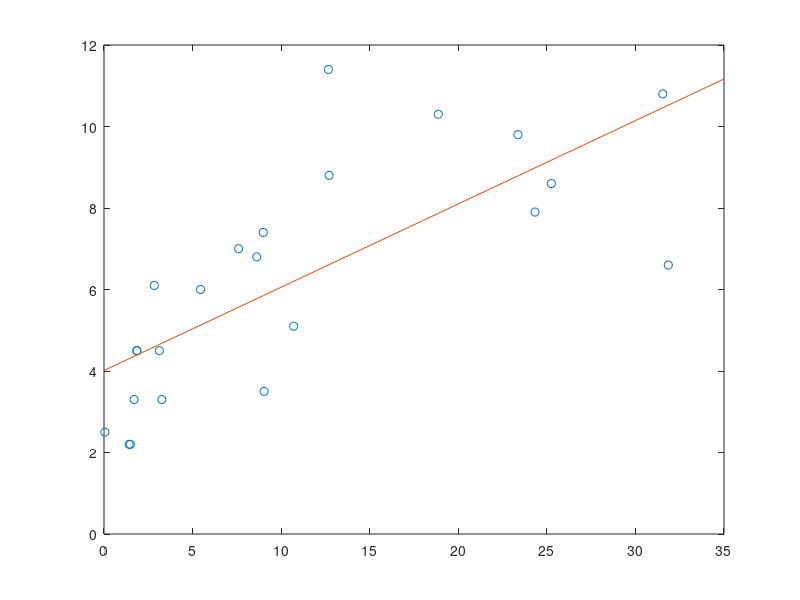

The MATLAB script that drew this image:
%Loading data file
load A
%Assigning variables
nobel=A(:,1);
choco=A(:,2);
%Plotting data
plot(nobel,choco,"o")
axis([0,35,0,12])
%Creating matrix for calculating regression line
X=ones(length(nobel),2);
X(:,1)=nobel;
Y=choco;
%Calculating variables in regression line
p=pinv(X)*Y;
%Creating x variable for plotting the regression line
xx=0:1:35;
hold on;
%Plotting Final Graph
plot(xx,xx*p(1)+p(2))